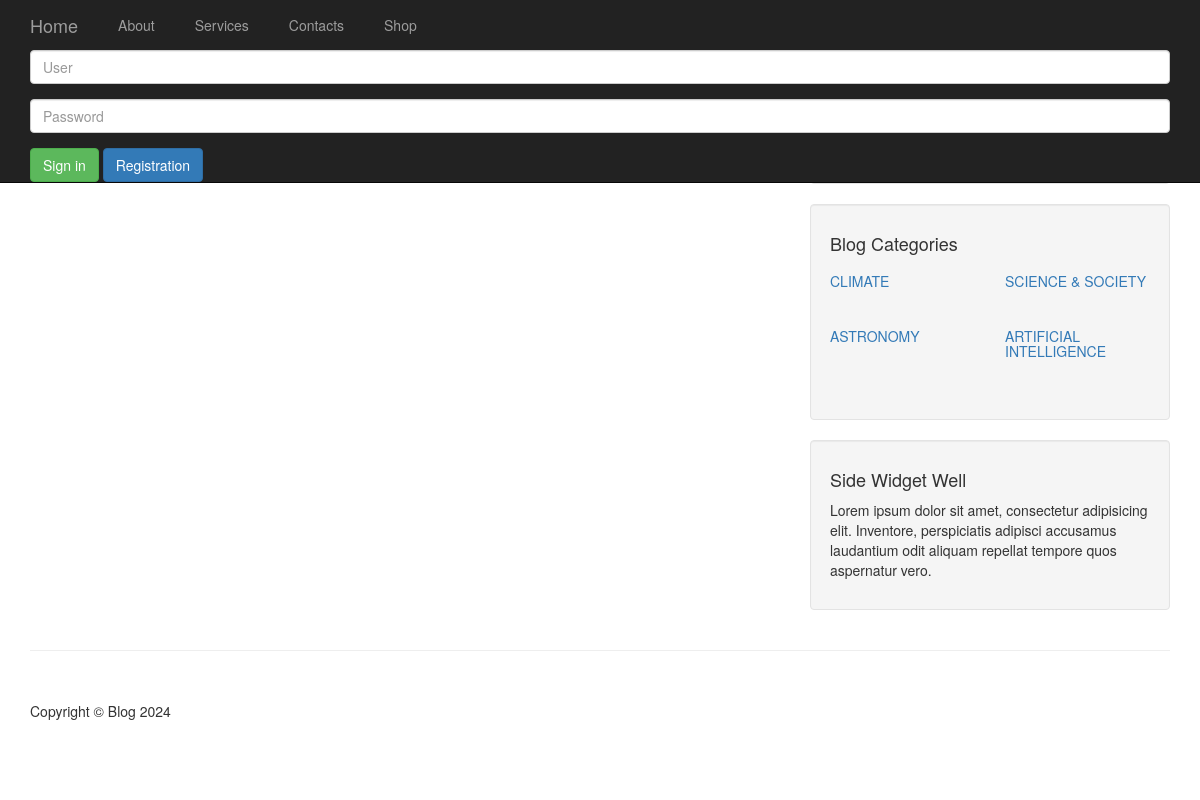
/about, run on the app's committed database.
### blog/models.py (models this page shows, shortened)
class Category(models.Model):
    name = models.CharField(max_length=30)
    class Meta:
        verbose_name = "Категорія"
        verbose_name_plural = "Категорії"

### blog/views.py (the view)
# urls.py: path('about', views.about, name='about'),
def about(request):
    context = {}
    context.update(get_categories())
    return render(request, 'blog/about.html', context)

### blog/views.py (called while the page is built)
def get_categories():
    cats = Category.objects.all()
    count = cats.count()
    half = count // 2
    first_half = cats[:half]
    second_half = cats[half:]
    return {'cats1': first_half, 'cats2': second_half}

### cart/context_processors.py (called while the page is built)
def cart_context(request):
    cart = Cart(request)
    return {'cart': cart}

### shop/context_processors.py (called while the page is built)
def categories(request):
    return {
        'categories': Category.objects.all()
    }

### templates/blog/about.html
{% extends "blog/base.html" %}
{% block content %}
{% load static %}
<h1>About</h1>>
{% endblock %}

### templates/blog/base.html (shortened to what this page needs)
<!doctype html>
<html lang="en">
<head>
    {% load static %}
    <link href="{% static 'blog/css/bootstrap.min.css' %}" rel="stylesheet">
    <link href="{% static 'blog/css/blog-home.css' %}" rel="stylesheet">
    <link type="text/css" href="{% static 'blog/css/style.css' %}" rel="stylesheet">
</head>
<body>
    <nav class="navbar navbar-inverse navbar-fixed-top" role="navigation">
        <div class="container">
            <div class="navbar-header">
                <a class="navbar-brand" href="{% url 'index' %}">Home</a>
            </div>
            <div class="collapse navbar-collapse" id="bs-example-navbar-collapse-1">
                <ul class="nav navbar-nav">
                    <li>
                        <a href="#">About</a>
                    </li>
                    <li>
                        <a href="#">Services</a>
                    </li>
                    <li>
                        <a href="{% url 'contacts' %}">Contacts</a>
                    </li>
                     <li>
                        <a href="{% url 'shop:product_list' %}">Shop</a>
                    </li>
                </ul>
                {% include 'blog/toggle_login.html' %}
            </div>
        </div>
    </nav>
    <div class="container">
        <div class="row">
            <div class="col-md-8">
                {% block content %}
                {% endblock %}
            </div>
            <div class="col-md-4">
                <div class="well">
                    <h4>Blog Search</h4>
                    <form class="input-group" method="GET" action="{% url 'search' %}">
                        <span class="input-group-btn">
                        </span>
                    </form>
                </div>
                <div class="well">
                    <h4>Blog Categories</h4>
                    <div class="row">
                        <div class="col-lg-6">
                            <ul class="list-unstyled">
                                {% for c in cats1 %}
                                <li><a href="{% url 'category' c.name %}"><h5>{{c.name}}</h5></a>
                                </li>
                                {% endfor %}
                            </ul>
                        </div>
                        <div class="col-lg-6">
                            <ul class="list-unstyled">
                                 {% for c in cats2 %}
                                <li><a href="{% url 'category' c.name %}"><h5>{{c.name}}</h5></a>
                                </li>
                                {% endfor %}
                            </ul>
                        </div>
                    </div>
                </div>
                <div class="well">
                    <h4>Side Widget Well</h4>
                    <p>Lorem ipsum dolor sit amet, consectetur adipisicing elit. Inventore, perspiciatis adipisci accusamus laudantium odit aliquam repellat tempore quos aspernatur vero.</p>
                </div>
            </div>
        </div>
        <hr>
        <footer>
            <div class="row">
                <div class="col-lg-12">
                    <p>Copyright &copy; Blog 2024</p>
                </div>
            </div>
        </footer>
    </div>
</body>
</html>

### static/blog/css/blog-home.css (style rules this page uses)
body { padding-top: 70px; }
footer { margin: 50px 0; }

### static/blog/css/style.css (style rules this page uses)
h1 { color: #333; }
a { margin-right: 10px; }

### data on the page
Category: name "CLIMATE"
Category: name "ASTRONOMY"
Category: name "SCIENCE & SOCIETY"
Category: name "ARTIFICIAL INTELLIGENCE"
